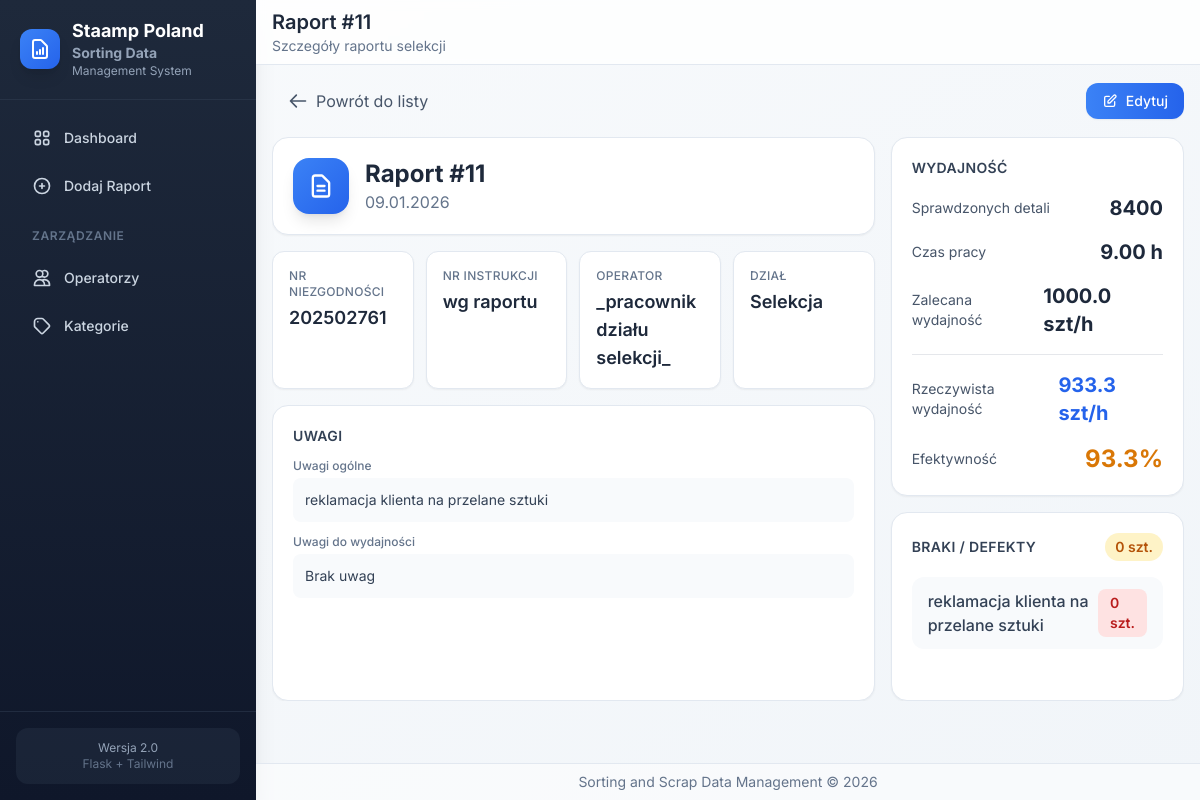
Page /reports/10051 on the committed database.
### app/models/models.py (models this page shows, shortened)
class Operator(db.Model):
    __tablename__ = 'operatorzy'
    id = db.Column(db.Integer, primary_key=True)
    nr_operatora = db.Column(db.Integer, unique=True)
    imie_nazwisko = db.Column(db.String)
    dzial_id = db.Column(db.Integer, db.ForeignKey('dzialy.id'))
    dzial = db.relationship("KategoriaZrodlaDanych")

class KategoriaZrodlaDanych(db.Model):
    __tablename__ = 'dzialy'
    id = db.Column(db.Integer, primary_key=True)
    opis_kategorii = db.Column(db.String, unique=True)
    koszt_pracy = db.Column(db.Float, nullable=True)

### app/routes/reports.py (the view)
@bp.route('/<int:report_id>')
def view(report_id):
    report = DaneRaportu.query.get_or_404(report_id)
    return render_template('reports/view.html', report=report)

### app/models/models.py (called while the page is built)
    @property
    def total_defects(self):
        return sum(d.ilosc for d in self.braki_defekty) if self.braki_defekty else 0

    @property
    def rzeczywista_wydajnosc(self):
        if self.czas_pracy and self.czas_pracy > 0:
            return self.ilosc_detali_sprawdzonych / self.czas_pracy
        return 0

    @property
    def efektywnosc(self):
        if self.zalecana_wydajnosc and self.zalecana_wydajnosc > 0 and self.rzeczywista_wydajnosc:
            return (self.rzeczywista_wydajnosc / self.zalecana_wydajnosc) * 100
        return 0

### app/templates/reports/view.html (shortened to what this page needs)
{% extends 'base.html' %}
{% block page_title %}Raport #{{ report.nr_raportu }}{% endblock %}
{% block page_subtitle %}Szczegóły raportu selekcji{% endblock %}
{% block content %}
<div class="report-detail-container flex flex-col h-full">
    <div class="flex items-center justify-between mb-4 flex-shrink-0">
        <a href="{{ url_for('main.index') }}"
           class="inline-flex items-center gap-2 px-4 py-2 text-slate-600 hover:text-slate-800 hover:bg-slate-100 rounded-xl transition-colors">
            <svg class="w-5 h-5" fill="none" stroke="currentColor" viewBox="0 0 24 24">
                <path stroke-linecap="round" stroke-linejoin="round" stroke-width="2" d="M10 19l-7-7m0 0l7-7m-7 7h18"></path>
            </svg>
            Powrót do listy
        </a>
        <div class="flex items-center gap-2">
            <a href="{{ url_for('reports.edit', report_id=report.id) }}"
               class="inline-flex items-center gap-2 px-4 py-2 bg-gradient-to-r from-primary-500 to-primary-600 text-white text-sm font-medium rounded-xl hover:from-primary-600 hover:to-primary-700 shadow-sm hover:shadow transition-all">
                <svg class="w-4 h-4" fill="none" stroke="currentColor" viewBox="0 0 24 24">
                    <path stroke-linecap="round" stroke-linejoin="round" stroke-width="2" d="M11 5H6a2 2 0 00-2 2v11a2 2 0 002 2h11a2 2 0 002-2v-5m-1.414-9.414a2 2 0 112.828 2.828L11.828 15H9v-2.828l8.586-8.586z"></path>
                </svg>
                Edytuj
            </a>
        </div>
    </div>
    <div class="grid grid-cols-1 lg:grid-cols-3 gap-4 flex-1 min-h-0">
        <div class="lg:col-span-2 flex flex-col gap-4 min-h-0">
            <div class="bg-white rounded-2xl shadow-sm border border-slate-200 p-5 flex-shrink-0">
                <div class="flex items-start justify-between">
                    <div class="flex items-center gap-4">
                        <div class="w-14 h-14 bg-gradient-to-br from-primary-500 to-primary-600 rounded-2xl flex items-center justify-center shadow-lg">
                            <svg class="w-7 h-7 text-white" fill="none" stroke="currentColor" viewBox="0 0 24 24">
                                <path stroke-linecap="round" stroke-linejoin="round" stroke-width="2" d="M9 12h6m-6 4h6m2 5H7a2 2 0 01-2-2V5a2 2 0 012-2h5.586a1 1 0 01.707.293l5.414 5.414a1 1 0 01.293.707V19a2 2 0 01-2 2z"></path>
                            </svg>
                        </div>
                        <div>
                            <h2 class="text-2xl font-bold text-slate-800">Raport #{{ report.nr_raportu }}</h2>
                            <p class="text-slate-500">{{ report.data_selekcji.strftime('%d.%m.%Y') if report.data_selekcji else 'Brak daty' }}</p>
                        </div>
                    </div>
                </div>
            </div>
            <div class="grid grid-cols-2 md:grid-cols-4 gap-3 flex-shrink-0">
                <div class="bg-white rounded-xl shadow-sm border border-slate-200 p-4">
                    <p class="text-xs font-medium text-slate-500 uppercase tracking-wide mb-1">Nr Niezgodności</p>
                    <p class="text-lg font-semibold text-slate-800">{{ report.nr_niezgodnosci or '-' }}</p>
                </div>
                <div class="bg-white rounded-xl shadow-sm border border-slate-200 p-4">
                    <p class="text-xs font-medium text-slate-500 uppercase tracking-wide mb-1">Nr Instrukcji</p>
                    <p class="text-lg font-semibold text-slate-800">{{ report.nr_instrukcji or '-' }}</p>
                </div>
                <div class="bg-white rounded-xl shadow-sm border border-slate-200 p-4">
                    <p class="text-xs font-medium text-slate-500 uppercase tracking-wide mb-1">Operator</p>
                    <p class="text-lg font-semibold text-slate-800">{{ report.operator.imie_nazwisko if report.operator else '-' }}</p>
                </div>
                <div class="bg-white rounded-xl shadow-sm border border-slate-200 p-4">
                    <p class="text-xs font-medium text-slate-500 uppercase tracking-wide mb-1">Dział</p>
                    <p class="text-lg font-semibold text-slate-800">{{ report.operator.dzial.opis_kategorii if report.operator and report.operator.dzial else '-' }}</p>
                </div>
            </div>
            <div class="bg-white rounded-2xl shadow-sm border border-slate-200 p-5 flex-1 min-h-0 overflow-auto">
                <h3 class="text-sm font-semibold text-slate-700 uppercase tracking-wide mb-3">Uwagi</h3>
                <div class="space-y-3">
                    <div>
                        <p class="text-xs font-medium text-slate-500 mb-1">Uwagi ogólne</p>
                        <p class="text-slate-700 bg-slate-50 rounded-lg p-3 text-sm">{{ report.uwagi or 'Brak uwag' }}</p>
                    </div>
                    <div>
                        <p class="text-xs font-medium text-slate-500 mb-1">Uwagi do wydajności</p>
                        <p class="text-slate-700 bg-slate-50 rounded-lg p-3 text-sm">{{ report.uwagi_do_wydajnosci or 'Brak uwag' }}</p>
                    </div>
                </div>
            </div>
        </div>
        <div class="flex flex-col gap-4 min-h-0">
            <div class="bg-white rounded-2xl shadow-sm border border-slate-200 p-5 flex-shrink-0">
                <h3 class="text-sm font-semibold text-slate-700 uppercase tracking-wide mb-4">Wydajność</h3>
                <div class="space-y-4">
                    <div class="flex items-center justify-between">
                        <span class="text-slate-600 text-sm">Sprawdzonych detali</span>
                        <span class="text-xl font-bold text-slate-800">{{ report.ilosc_detali_sprawdzonych }}</span>
                    </div>
                    <div class="flex items-center justify-between">
                        <span class="text-slate-600 text-sm">Czas pracy</span>
                        <span class="text-xl font-bold text-slate-800">{{ "%.2f"|format(report.czas_pracy) }} h</span>
                    </div>
                    <div class="flex items-center justify-between">
                        <span class="text-slate-600 text-sm">Zalecana wydajność</span>
                        <span class="text-xl font-bold text-slate-800">{{ report.zalecana_wydajnosc or '-' }} szt/h</span>
                    </div>
                    <div class="border-t pt-4">
                        <div class="flex items-center justify-between">
                            <span class="text-slate-600 text-sm">Rzeczywista wydajność</span>
                            <span class="text-xl font-bold text-primary-600">{{ "%.1f"|format(report.rzeczywista_wydajnosc) }} szt/h</span>
                        </div>
                    </div>
                    <div class="flex items-center justify-between">
                        <span class="text-slate-600 text-sm">Efektywność</span>
                        {% if report.efektywnosc >= 100 %}
                        <span class="text-2xl font-bold text-emerald-600">{{ "%.1f"|format(report.efektywnosc) }}%</span>
                        {% elif report.efektywnosc >= 80 %}
                        <span class="text-2xl font-bold text-amber-600">{{ "%.1f"|format(report.efektywnosc) }}%</span>
                        {% else %}
                        <span class="text-2xl font-bold text-red-500">{{ "%.1f"|format(report.efektywnosc) }}%</span>
                        {% endif %}
                    </div>
                </div>
            </div>
            <div class="bg-white rounded-2xl shadow-sm border border-slate-200 p-5 flex-1 min-h-0 flex flex-col">
                <div class="flex items-center justify-between mb-4 flex-shrink-0">
                    <h3 class="text-sm font-semibold text-slate-700 uppercase tracking-wide">Braki / Defekty</h3>
                    <span class="px-2.5 py-1 bg-amber-100 text-amber-700 rounded-full text-sm font-semibold">
                        {{ report.total_defects }} szt.
                    </span>
                </div>
                <div class="space-y-2 flex-1 overflow-auto">
                    {% if report.braki_defekty %}
                        {% for defekt in report.braki_defekty %}
                        <div class="flex items-center justify-between px-4 py-3 bg-slate-50 rounded-xl">
                            <span class="text-slate-700 font-medium">{{ defekt.defekt }}</span>
                            <span class="px-3 py-1 bg-red-100 text-red-700 rounded-lg text-sm font-semibold">{{ defekt.ilosc }} szt.</span>
                        </div>
                        {% endfor %}
                    {% endif %}
                </div>
            </div>
        </div>
    </div>
</div>
{% endblock %}

### app/templates/base.html (style rules this page uses)
* { transition-property: background-color, border-color, color, fill, stroke, opacity, box-shadow, transform; transition-timing-function: cubic-bezier(0.4, 0, 0.2, 1); transition-duration: 150ms; }

### app/templates/reports/view.html (style rules this page uses)
.report-detail-container { max-height: calc(100vh - 180px); overflow: hidden; }

### rows in the picture
Operator: operator "_pracownik działu selekcji_"
KategoriaZrodlaDanych: operator.dzial "Selekcja"

### other values in the picture
{{ report.nr_raportu }} "11"
{{ report.nr_niezgodnosci or '-' }} "202502761"
{{ report.nr_instrukcji or '-' }} "wg raportu"
{{ report.uwagi or 'Brak uwag' }} "reklamacja klienta na przelane sztuki"
{{ report.uwagi_do_wydajnosci or 'Brak uwag' }} "Brak uwag"
{{ report.ilosc_detali_sprawdzonych }} "8400"
{{ "%.2f"|format(report.czas_pracy) }} "9.00"
{{ report.zalecana_wydajnosc or '-' }} "1000.0"
{{ "%.1f"|format(report.rzeczywista_wydajnosc) }} "933.3"
{{ "%.1f"|format(report.efektywnosc) }} "93.3"
{{ report.total_defects }} "0"
{{ defekt.defekt }} "reklamacja klienta na przelane sztuki"
{{ defekt.ilosc }} "0"
